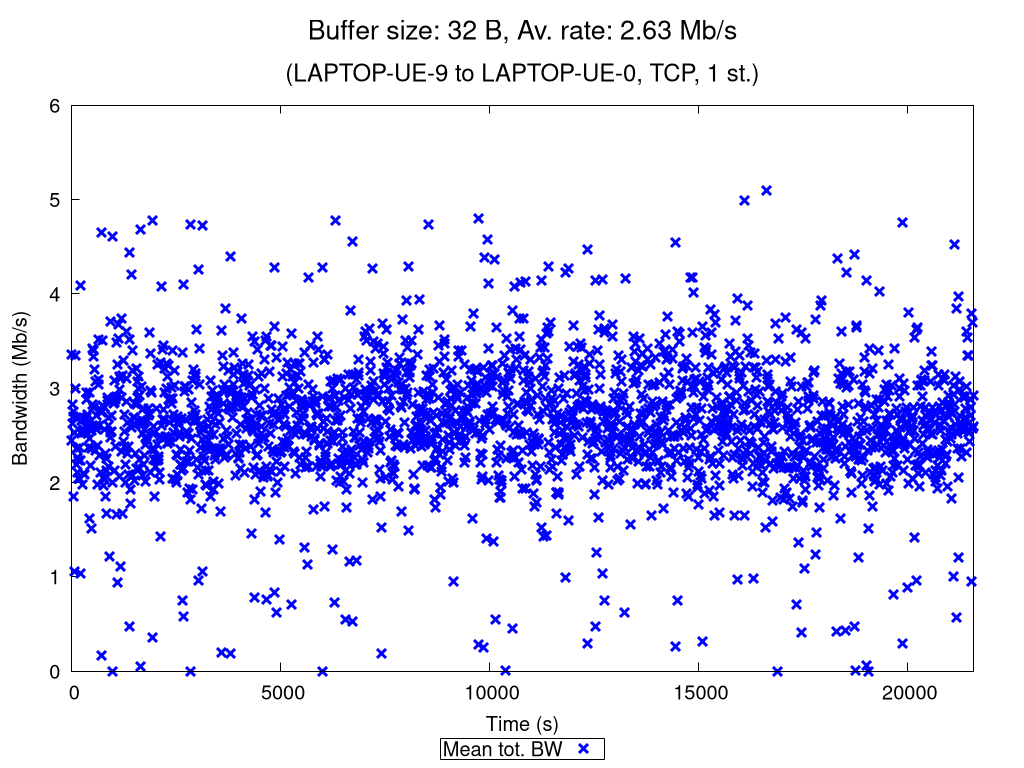

gnuplot code for this plot:
set terminal pngcairo nocrop enhanced size 1024,768 font "Verdana,15"
set output "TCP_1_st_2020_11_25_16-04-39_two2one_00032B.png"

set title "{/=20 Buffer size: 32 B, Av. rate: 2.63 Mb/s}\n\n{/=18 (LAPTOP-UE-9 to LAPTOP-UE-0, TCP, 1 st.)}"

set xlabel "Time (s)"
set ylabel "Bandwidth (Mb/s)"
set ytics nomirror
set key bmargin center horizontal box samplen 1 width -1
set bmargin 4.6
set rmargin 4.5

rf = 1000000.0  # rate factor
set style fill transparent solid 0.2 noborder
set autoscale xfix
plot "TCP_1_st_2020_11_25_16-04-39_two2one_00032B_iperf_processed.dat" using 1:($2/rf-$3/rf):($2/rf+$3/rf) with filledcurves lc rgb "blue" notitle, \
     "" using 1:($2/rf) with points pt 2 ps 1.5 lw 3 lc rgb "blue" title "Mean tot. BW", \
